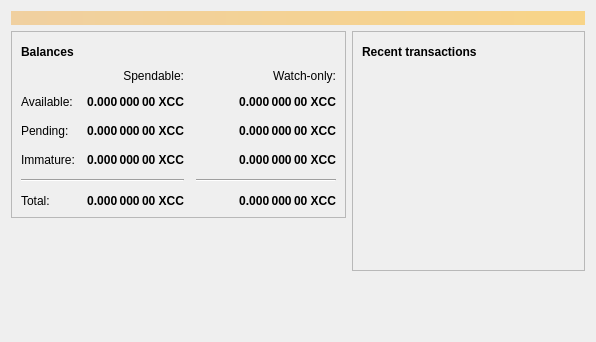
<?xml version="1.0" encoding="UTF-8"?>
<ui version="4.0">
 <class>OverviewPage</class>
 <widget class="QWidget" name="OverviewPage">
  <property name="geometry">
   <rect>
    <x>0</x>
    <y>0</y>
    <width>596</width>
    <height>342</height>
   </rect>
  </property>
  <property name="windowTitle">
   <string>Form</string>
  </property>
  <layout class="QVBoxLayout" name="topLayout">
   <item>
    <widget class="QLabel" name="labelAlerts">
     <property name="visible">
      <bool>false</bool>
     </property>
     <property name="styleSheet">
      <string notr="true">QLabel { background-color: qlineargradient(x1: 0, y1: 0, x2: 1, y2: 0, stop:0 #F0D0A0, stop:1 #F8D488); color:#000000; }</string>
     </property>
     <property name="wordWrap">
      <bool>true</bool>
     </property>
     <property name="margin">
      <number>3</number>
     </property>
     <property name="textInteractionFlags">
      <set>Qt::TextSelectableByMouse</set>
     </property>
    </widget>
   </item>
   <item>
    <layout class="QHBoxLayout" name="horizontalLayout" stretch="1,1">
     <item>
      <layout class="QVBoxLayout" name="verticalLayout_2">
       <item>
        <widget class="QFrame" name="frame">
         <property name="frameShape">
          <enum>QFrame::StyledPanel</enum>
         </property>
         <property name="frameShadow">
          <enum>QFrame::Raised</enum>
         </property>
         <layout class="QVBoxLayout" name="verticalLayout_4">
          <item>
           <layout class="QHBoxLayout" name="horizontalLayout_4">
            <item>
             <widget class="QLabel" name="label_5">
              <property name="font">
               <font>
                <weight>75</weight>
                <bold>true</bold>
               </font>
              </property>
              <property name="text">
               <string>Balances</string>
              </property>
             </widget>
            </item>
            <item>
             <widget class="QPushButton" name="labelWalletStatus">
              <property name="enabled">
               <bool>true</bool>
              </property>
              <property name="maximumSize">
               <size>
                <width>30</width>
                <height>16777215</height>
               </size>
              </property>
              <property name="toolTip">
               <string>The displayed information may be out of date. Your wallet automatically synchronizes with the Constella network after a connection is established, but this process has not completed yet.</string>
              </property>
              <property name="text">
               <string/>
              </property>
              <property name="icon">
               <iconset resource="../bitcoin.qrc">
                <normaloff>:/icons/warning</normaloff>
                <disabledoff>:/icons/warning</disabledoff>:/icons/warning</iconset>
              </property>
              <property name="iconSize">
               <size>
                <width>24</width>
                <height>24</height>
               </size>
              </property>
              <property name="flat">
               <bool>true</bool>
              </property>
             </widget>
            </item>
            <item>
             <spacer name="horizontalSpacer_3">
              <property name="orientation">
               <enum>Qt::Horizontal</enum>
              </property>
              <property name="sizeHint" stdset="0">
               <size>
                <width>40</width>
                <height>20</height>
               </size>
              </property>
             </spacer>
            </item>
           </layout>
          </item>
          <item>
           <layout class="QGridLayout" name="gridLayout">
            <property name="spacing">
             <number>12</number>
            </property>
            <item row="2" column="2">
             <widget class="QLabel" name="labelWatchPending">
              <property name="font">
               <font>
                <weight>75</weight>
                <bold>true</bold>
               </font>
              </property>
              <property name="cursor">
               <cursorShape>IBeamCursor</cursorShape>
              </property>
              <property name="toolTip">
               <string>Unconfirmed transactions to watch-only addresses</string>
              </property>
              <property name="text">
               <string notr="true">0.000 000 00 XCC</string>
              </property>
              <property name="alignment">
               <set>Qt::AlignRight|Qt::AlignTrailing|Qt::AlignVCenter</set>
              </property>
              <property name="textInteractionFlags">
               <set>Qt::LinksAccessibleByMouse|Qt::TextSelectableByKeyboard|Qt::TextSelectableByMouse</set>
              </property>
             </widget>
            </item>
            <item row="2" column="1">
             <widget class="QLabel" name="labelUnconfirmed">
              <property name="font">
               <font>
                <weight>75</weight>
                <bold>true</bold>
               </font>
              </property>
              <property name="cursor">
               <cursorShape>IBeamCursor</cursorShape>
              </property>
              <property name="toolTip">
               <string>Total of transactions that have yet to be confirmed, and do not yet count toward the spendable balance</string>
              </property>
              <property name="text">
               <string notr="true">0.000 000 00 XCC</string>
              </property>
              <property name="alignment">
               <set>Qt::AlignRight|Qt::AlignTrailing|Qt::AlignVCenter</set>
              </property>
              <property name="textInteractionFlags">
               <set>Qt::LinksAccessibleByMouse|Qt::TextSelectableByKeyboard|Qt::TextSelectableByMouse</set>
              </property>
             </widget>
            </item>
            <item row="3" column="2">
             <widget class="QLabel" name="labelWatchImmature">
              <property name="font">
               <font>
                <weight>75</weight>
                <bold>true</bold>
               </font>
              </property>
              <property name="cursor">
               <cursorShape>IBeamCursor</cursorShape>
              </property>
              <property name="toolTip">
               <string>Mined balance in watch-only addresses that has not yet matured</string>
              </property>
              <property name="text">
               <string notr="true">0.000 000 00 XCC</string>
              </property>
              <property name="alignment">
               <set>Qt::AlignRight|Qt::AlignTrailing|Qt::AlignVCenter</set>
              </property>
              <property name="textInteractionFlags">
               <set>Qt::LinksAccessibleByMouse|Qt::TextSelectableByKeyboard|Qt::TextSelectableByMouse</set>
              </property>
             </widget>
            </item>
            <item row="4" column="0" colspan="2">
             <widget class="Line" name="line">
              <property name="orientation">
               <enum>Qt::Horizontal</enum>
              </property>
             </widget>
            </item>
            <item row="4" column="2">
             <widget class="Line" name="lineWatchBalance">
              <property name="sizePolicy">
               <sizepolicy hsizetype="Preferred" vsizetype="Fixed">
                <horstretch>0</horstretch>
                <verstretch>0</verstretch>
               </sizepolicy>
              </property>
              <property name="minimumSize">
               <size>
                <width>140</width>
                <height>0</height>
               </size>
              </property>
              <property name="orientation">
               <enum>Qt::Horizontal</enum>
              </property>
             </widget>
            </item>
            <item row="5" column="0">
             <widget class="QLabel" name="labelTotalText">
              <property name="text">
               <string>Total:</string>
              </property>
             </widget>
            </item>
            <item row="3" column="1">
             <widget class="QLabel" name="labelImmature">
              <property name="font">
               <font>
                <weight>75</weight>
                <bold>true</bold>
               </font>
              </property>
              <property name="cursor">
               <cursorShape>IBeamCursor</cursorShape>
              </property>
              <property name="toolTip">
               <string>Mined balance that has not yet matured</string>
              </property>
              <property name="text">
               <string notr="true">0.000 000 00 XCC</string>
              </property>
              <property name="alignment">
               <set>Qt::AlignRight|Qt::AlignTrailing|Qt::AlignVCenter</set>
              </property>
              <property name="textInteractionFlags">
               <set>Qt::LinksAccessibleByMouse|Qt::TextSelectableByKeyboard|Qt::TextSelectableByMouse</set>
              </property>
             </widget>
            </item>
            <item row="2" column="3">
             <spacer name="horizontalSpacer_2">
              <property name="orientation">
               <enum>Qt::Horizontal</enum>
              </property>
              <property name="sizeHint" stdset="0">
               <size>
                <width>40</width>
                <height>20</height>
               </size>
              </property>
             </spacer>
            </item>
            <item row="3" column="0">
             <widget class="QLabel" name="labelImmatureText">
              <property name="text">
               <string>Immature:</string>
              </property>
             </widget>
            </item>
            <item row="5" column="1">
             <widget class="QLabel" name="labelTotal">
              <property name="font">
               <font>
                <weight>75</weight>
                <bold>true</bold>
               </font>
              </property>
              <property name="cursor">
               <cursorShape>IBeamCursor</cursorShape>
              </property>
              <property name="toolTip">
               <string>Your current total balance</string>
              </property>
              <property name="text">
               <string notr="true">0.000 000 00 XCC</string>
              </property>
              <property name="alignment">
               <set>Qt::AlignRight|Qt::AlignTrailing|Qt::AlignVCenter</set>
              </property>
              <property name="textInteractionFlags">
               <set>Qt::LinksAccessibleByMouse|Qt::TextSelectableByKeyboard|Qt::TextSelectableByMouse</set>
              </property>
             </widget>
            </item>
            <item row="5" column="2">
             <widget class="QLabel" name="labelWatchTotal">
              <property name="font">
               <font>
                <weight>75</weight>
                <bold>true</bold>
               </font>
              </property>
              <property name="cursor">
               <cursorShape>IBeamCursor</cursorShape>
              </property>
              <property name="toolTip">
               <string>Current total balance in watch-only addresses</string>
              </property>
              <property name="text">
               <string notr="true">0.000 000 00 XCC</string>
              </property>
              <property name="alignment">
               <set>Qt::AlignRight|Qt::AlignTrailing|Qt::AlignVCenter</set>
              </property>
              <property name="textInteractionFlags">
               <set>Qt::LinksAccessibleByMouse|Qt::TextSelectableByKeyboard|Qt::TextSelectableByMouse</set>
              </property>
             </widget>
            </item>
            <item row="0" column="2">
             <widget class="QLabel" name="labelWatchonly">
              <property name="text">
               <string>Watch-only:</string>
              </property>
              <property name="alignment">
               <set>Qt::AlignRight|Qt::AlignTrailing|Qt::AlignVCenter</set>
              </property>
             </widget>
            </item>
            <item row="1" column="0">
             <widget class="QLabel" name="labelBalanceText">
              <property name="text">
               <string>Available:</string>
              </property>
             </widget>
            </item>
            <item row="1" column="1">
             <widget class="QLabel" name="labelBalance">
              <property name="font">
               <font>
                <weight>75</weight>
                <bold>true</bold>
               </font>
              </property>
              <property name="cursor">
               <cursorShape>IBeamCursor</cursorShape>
              </property>
              <property name="toolTip">
               <string>Your current spendable balance</string>
              </property>
              <property name="text">
               <string notr="true">0.000 000 00 XCC</string>
              </property>
              <property name="alignment">
               <set>Qt::AlignRight|Qt::AlignTrailing|Qt::AlignVCenter</set>
              </property>
              <property name="textInteractionFlags">
               <set>Qt::LinksAccessibleByMouse|Qt::TextSelectableByKeyboard|Qt::TextSelectableByMouse</set>
              </property>
             </widget>
            </item>
            <item row="1" column="2">
             <widget class="QLabel" name="labelWatchAvailable">
              <property name="font">
               <font>
                <weight>75</weight>
                <bold>true</bold>
               </font>
              </property>
              <property name="cursor">
               <cursorShape>IBeamCursor</cursorShape>
              </property>
              <property name="toolTip">
               <string>Your current balance in watch-only addresses</string>
              </property>
              <property name="text">
               <string notr="true">0.000 000 00 XCC</string>
              </property>
              <property name="alignment">
               <set>Qt::AlignRight|Qt::AlignTrailing|Qt::AlignVCenter</set>
              </property>
              <property name="textInteractionFlags">
               <set>Qt::LinksAccessibleByMouse|Qt::TextSelectableByKeyboard|Qt::TextSelectableByMouse</set>
              </property>
             </widget>
            </item>
            <item row="2" column="0">
             <widget class="QLabel" name="labelPendingText">
              <property name="text">
               <string>Pending:</string>
              </property>
             </widget>
            </item>
            <item row="0" column="1">
             <widget class="QLabel" name="labelSpendable">
              <property name="text">
               <string>Spendable:</string>
              </property>
              <property name="alignment">
               <set>Qt::AlignRight|Qt::AlignTrailing|Qt::AlignVCenter</set>
              </property>
             </widget>
            </item>
           </layout>
          </item>
         </layout>
        </widget>
       </item>
       <item>
        <spacer name="verticalSpacer">
         <property name="orientation">
          <enum>Qt::Vertical</enum>
         </property>
         <property name="sizeHint" stdset="0">
          <size>
           <width>20</width>
           <height>40</height>
          </size>
         </property>
        </spacer>
       </item>
      </layout>
     </item>
     <item>
      <layout class="QVBoxLayout" name="verticalLayout_3">
       <item>
        <widget class="QFrame" name="frame_2">
         <property name="frameShape">
          <enum>QFrame::StyledPanel</enum>
         </property>
         <property name="frameShadow">
          <enum>QFrame::Raised</enum>
         </property>
         <layout class="QVBoxLayout" name="verticalLayout">
          <item>
           <layout class="QHBoxLayout" name="horizontalLayout_2">
            <item>
             <widget class="QLabel" name="label_4">
              <property name="font">
               <font>
                <weight>75</weight>
                <bold>true</bold>
               </font>
              </property>
              <property name="text">
               <string>Recent transactions</string>
              </property>
             </widget>
            </item>
            <item>
             <widget class="QPushButton" name="labelTransactionsStatus">
              <property name="enabled">
               <bool>true</bool>
              </property>
              <property name="maximumSize">
               <size>
                <width>30</width>
                <height>16777215</height>
               </size>
              </property>
              <property name="toolTip">
               <string>The displayed information may be out of date. Your wallet automatically synchronizes with the Constella network after a connection is established, but this process has not completed yet.</string>
              </property>
              <property name="text">
               <string/>
              </property>
              <property name="icon">
               <iconset resource="../bitcoin.qrc">
                <normaloff>:/icons/warning</normaloff>
                <disabledoff>:/icons/warning</disabledoff>:/icons/warning</iconset>
              </property>
              <property name="iconSize">
               <size>
                <width>24</width>
                <height>24</height>
               </size>
              </property>
              <property name="flat">
               <bool>true</bool>
              </property>
             </widget>
            </item>
            <item>
             <spacer name="horizontalSpacer">
              <property name="orientation">
               <enum>Qt::Horizontal</enum>
              </property>
              <property name="sizeHint" stdset="0">
               <size>
                <width>40</width>
                <height>20</height>
               </size>
              </property>
             </spacer>
            </item>
           </layout>
          </item>
          <item>
           <widget class="QListView" name="listTransactions">
            <property name="styleSheet">
             <string notr="true">QListView { background: transparent; }</string>
            </property>
            <property name="frameShape">
             <enum>QFrame::NoFrame</enum>
            </property>
            <property name="verticalScrollBarPolicy">
             <enum>Qt::ScrollBarAlwaysOff</enum>
            </property>
            <property name="horizontalScrollBarPolicy">
             <enum>Qt::ScrollBarAlwaysOff</enum>
            </property>
            <property name="selectionMode">
             <enum>QAbstractItemView::NoSelection</enum>
            </property>
           </widget>
          </item>
         </layout>
        </widget>
       </item>
       <item>
        <spacer name="verticalSpacer_2">
         <property name="orientation">
          <enum>Qt::Vertical</enum>
         </property>
         <property name="sizeHint" stdset="0">
          <size>
           <width>20</width>
           <height>40</height>
          </size>
         </property>
        </spacer>
       </item>
      </layout>
     </item>
    </layout>
   </item>
  </layout>
 </widget>
 <resources/>
 <connections/>
</ui>
